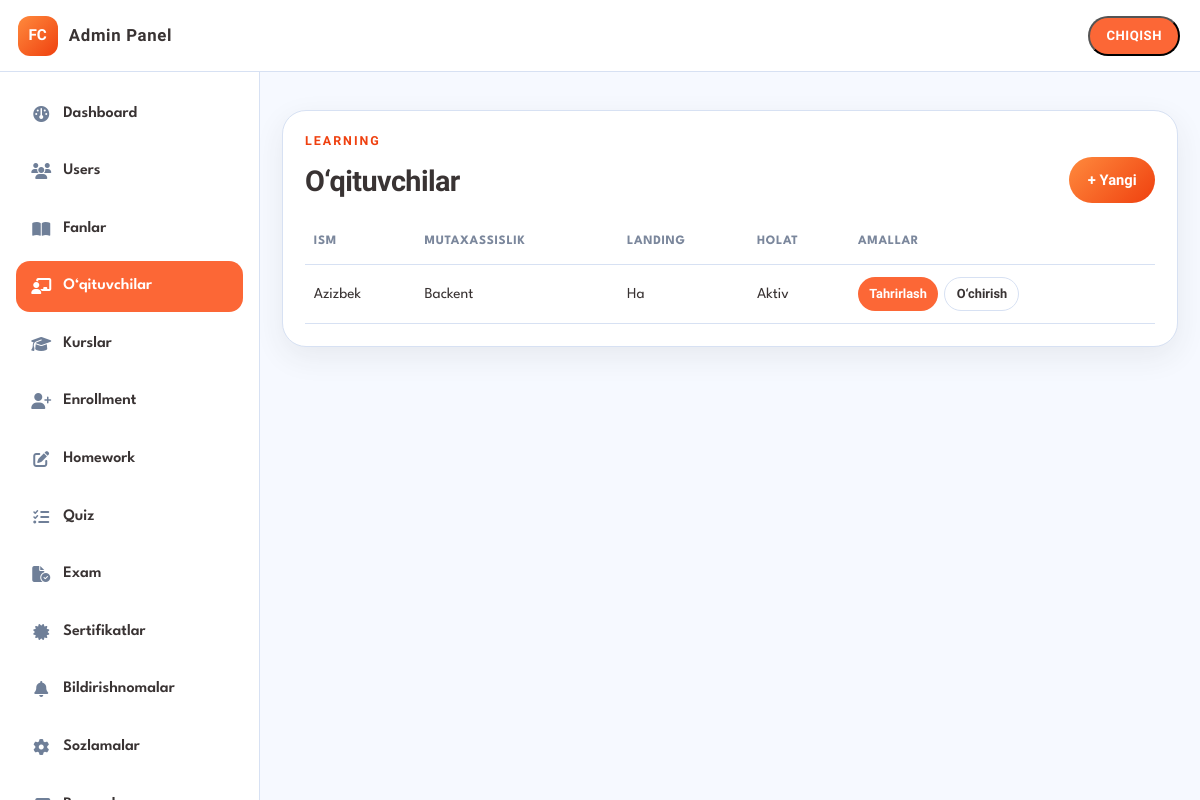
Screenshot of /portal/admin/teachers/ (signed in) with the database file from the repository.
### learning/models.py (models this page shows, shortened)
class Teacher(models.Model):
    full_name = models.CharField(max_length=150)
    specialty = models.CharField(max_length=150, blank=True)
    bio = models.TextField(blank=True)
    photo = models.ImageField(upload_to="teachers/", blank=True, null=True)
    phone = models.CharField(max_length=30, blank=True)
    email = models.EmailField(blank=True)
    is_active = models.BooleanField(default=True, db_index=True)
    show_on_landing = models.BooleanField(default=True, db_index=True)
    sort_order = models.PositiveIntegerField(default=0)
    user = models.OneToOneField(
        settings.AUTH_USER_MODEL,
        on_delete=models.SET_NULL,
        null=True,
        blank=True,
        related_name="teacher_profile",
    )
    created_at = models.DateTimeField(auto_now_add=True)
    class Meta:
        ordering = ["sort_order", "full_name"]
        verbose_name = "O‘qituvchi"
        verbose_name_plural = "O‘qituvchilar"

### portal/learning_admin.py (the view)
# urls.py: path("portal/admin/teachers/", views.admin_teachers, name="admin_teachers"),
@admin_required
def admin_teachers(request):
    return _render(request, "portal/admin/teachers.html", {"items": Teacher.objects.all()})

### accounts/models.py (called while the page is built)
    @property
    def is_admin(self):
        return self.role == Role.ADMIN or self.user.is_superuser

    @property
    def is_student(self):
        return self.role == Role.STUDENT and not self.user.is_superuser

### accounts/permissions.py (called while the page is built)
def get_profile(user) -> Profile:
    profile, _ = Profile.objects.get_or_create(
        user=user,
        defaults={
            "role": Role.ADMIN if user.is_superuser else Role.STUDENT,
            "full_name": user.get_full_name() or user.username,
            "is_email_verified": user.is_superuser,
            "must_change_password": not user.is_superuser,
        },
    )
    return profile

def _password_gate(request, profile):
    if profile.must_change_password:
        return redirect("accounts:force_password_change")
    return None

def admin_required(view_func):
    @login_required
    @wraps(view_func)
    def _wrapped(request, *args, **kwargs):
        profile = get_profile(request.user)
        request.profile = profile
        blocked = _password_gate(request, profile)
        if blocked:
            return blocked
        if profile.is_admin:
            return view_func(request, *args, **kwargs)
        messages.error(request, "Faqat administrator kira oladi.")
        return redirect(role_home_url_name(request.user))
    return _wrapped

### portal/learning_admin.py (called while the page is built)
def _render(request, template, context=None):
    return render(request, template, context or {})

### templates/portal/admin/teachers.html (shortened to what this page needs)
{% extends "portal/admin/admin_base.html" %}
{% block content %}
<section class="panel">
  <div class="panel-head">
    <div><p class="eyebrow">Learning</p><h2>O‘qituvchilar</h2></div>
    <a class="btn btn-primary" href="{% url 'portal:admin_teacher_create' %}">+ Yangi</a>
  </div>
  <div class="table-wrap">
    <table class="data-table">
      <thead><tr><th>Ism</th><th>Mutaxassislik</th><th>Landing</th><th>Holat</th><th>Amallar</th></tr></thead>
      <tbody>
        {% for item in items %}
          <tr>
            <td>{{ item.full_name }}</td>
            <td>{{ item.specialty|default:"—" }}</td>
            <td>{% if item.show_on_landing %}Ha{% else %}Yo‘q{% endif %}</td>
            <td>{% if item.is_active %}Aktiv{% else %}Yashirin{% endif %}</td>
            <td class="actions">
              <a class="btn-mini" href="{% url 'portal:admin_teacher_edit' item.pk %}">Tahrirlash</a>
              <form method="post" action="{% url 'portal:admin_teacher_delete' item.pk %}" onsubmit="return confirm('O‘chirishni tasdiqlaysizmi?');">
                {% csrf_token %}<button class="btn-mini ghost" type="submit">O‘chirish</button>
              </form>
            </td>
          </tr>
        {% empty %}
          <tr><td colspan="5">O‘qituvchi yo‘q.</td></tr>
        {% endfor %}
      </tbody>
    </table>
  </div>
</section>
{% endblock %}

### static/css/styles.css (style rules this page uses)
:root { --bg: #f6f9ff; --white: #ffffff; --main-dark: #393333; --muted: #7b879c; --stroke: #d7e1f3; --icon-light: #e6edfb; --accent: #fc6736; --accent-deep: #ef400f; --blue: #009bf5; --blue-2: #3b82f6; --blue-soft: #60a5fa; --green: #00cc81; --cyan: #00bcd3; --gold: #fdc61d; --sidebar: 260px; --topbar: 72px; --radius: 20px; --shadow: 0 10px 30px rgba(57, 51, 51, 0.08); --font: "League Spartan", system-ui, sans-serif; --font-display: "Oxanium", system-ui, sans-serif; }
*, *::before, *::after { box-sizing: border-box; }
html { scroll-behavior: smooth; }
body { margin: 0; font-family: var(--font); color: var(--main-dark); background: var(--bg); line-height: 1.5; }
a { color: inherit; text-decoration: none; }
h1, h2, h3, .brand-text, .eyebrow { font-family: var(--font-display); margin: 0; letter-spacing: -0.02em; }
p { margin: 0; }
.eyebrow { font-size: 0.78rem; font-weight: 700; letter-spacing: 0.16em; text-transform: uppercase; margin-bottom: 0.55rem; opacity: 0.9; }
.panel .eyebrow, .growth-panel .eyebrow, .streak-panel .eyebrow, .contact-panel .eyebrow { color: var(--accent-deep); opacity: 1; }
.btn { display: inline-flex; align-items: center; justify-content: center; min-height: 46px; padding: 0.7rem 1.15rem; border-radius: 999px; border: 0; font-family: var(--font-display); font-weight: 700; font-size: 0.92rem; cursor: pointer; transition: transform 0.2s ease, filter 0.2s ease, background 0.2s ease; }
.btn-primary { background: linear-gradient(135deg, #ff8a3d, var(--accent-deep)); color: #fff; }
.panel { margin-top: 1.1rem; padding: 1.35rem; background: var(--white); border: 1px solid var(--stroke); border-radius: 24px; box-shadow: var(--shadow); }
.panel-head { display: flex; align-items: end; justify-content: space-between; gap: 1rem; margin-bottom: 1.1rem; }
.panel h2, .growth-panel h2, .streak-panel h2, .contact-panel h2 { font-size: clamp(1.35rem, 2.4vw, 1.8rem); font-weight: 800; }

### static/css/portal.css (style rules this page uses)
.portal-body { min-height: 100svh; }
.table-wrap { overflow-x: auto; }
.data-table { width: 100%; border-collapse: collapse; font-size: 0.95rem; }
.data-table th, .data-table td { padding: 0.75rem 0.55rem; border-bottom: 1px solid var(--stroke); text-align: left; vertical-align: middle; }
.data-table th { color: var(--muted); font-size: 0.8rem; text-transform: uppercase; letter-spacing: 0.05em; }
.actions { display: flex; gap: 0.4rem; flex-wrap: wrap; }
.actions form { margin: 0; }
.btn-mini { display: inline-flex; align-items: center; justify-content: center; min-height: 34px; padding: 0 0.7rem; border-radius: 999px; border: 0; background: var(--accent); color: #fff; font-weight: 700; font-size: 0.8rem; cursor: pointer; font-family: var(--font-display); }
.btn-mini.ghost { background: #fff; color: var(--main-dark); border: 1px solid var(--stroke); }

### rows the page displays
Teacher: full_name "Azizbek", specialty "Backent", show_on_landing "Ha", is_active "Aktiv"
